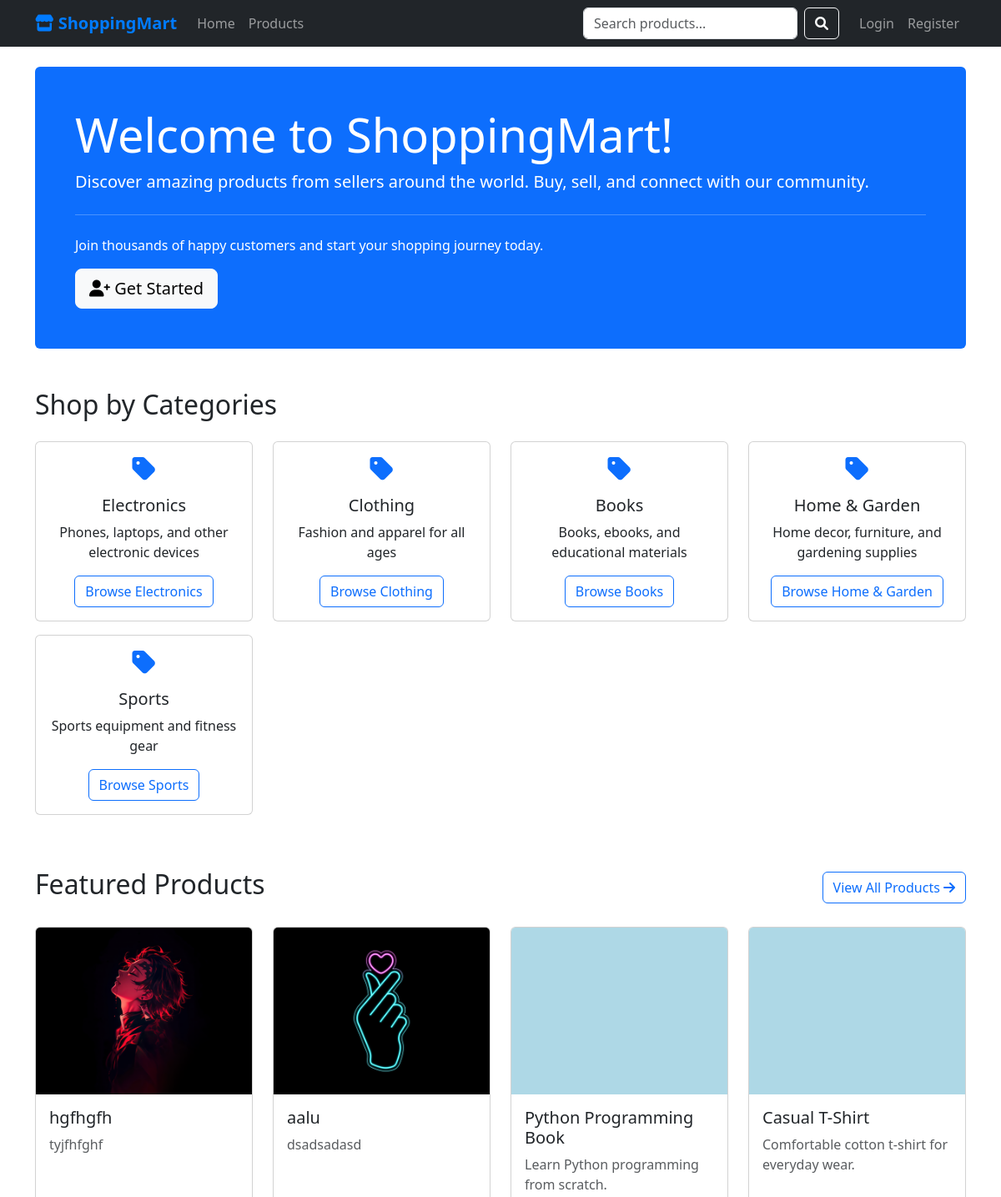
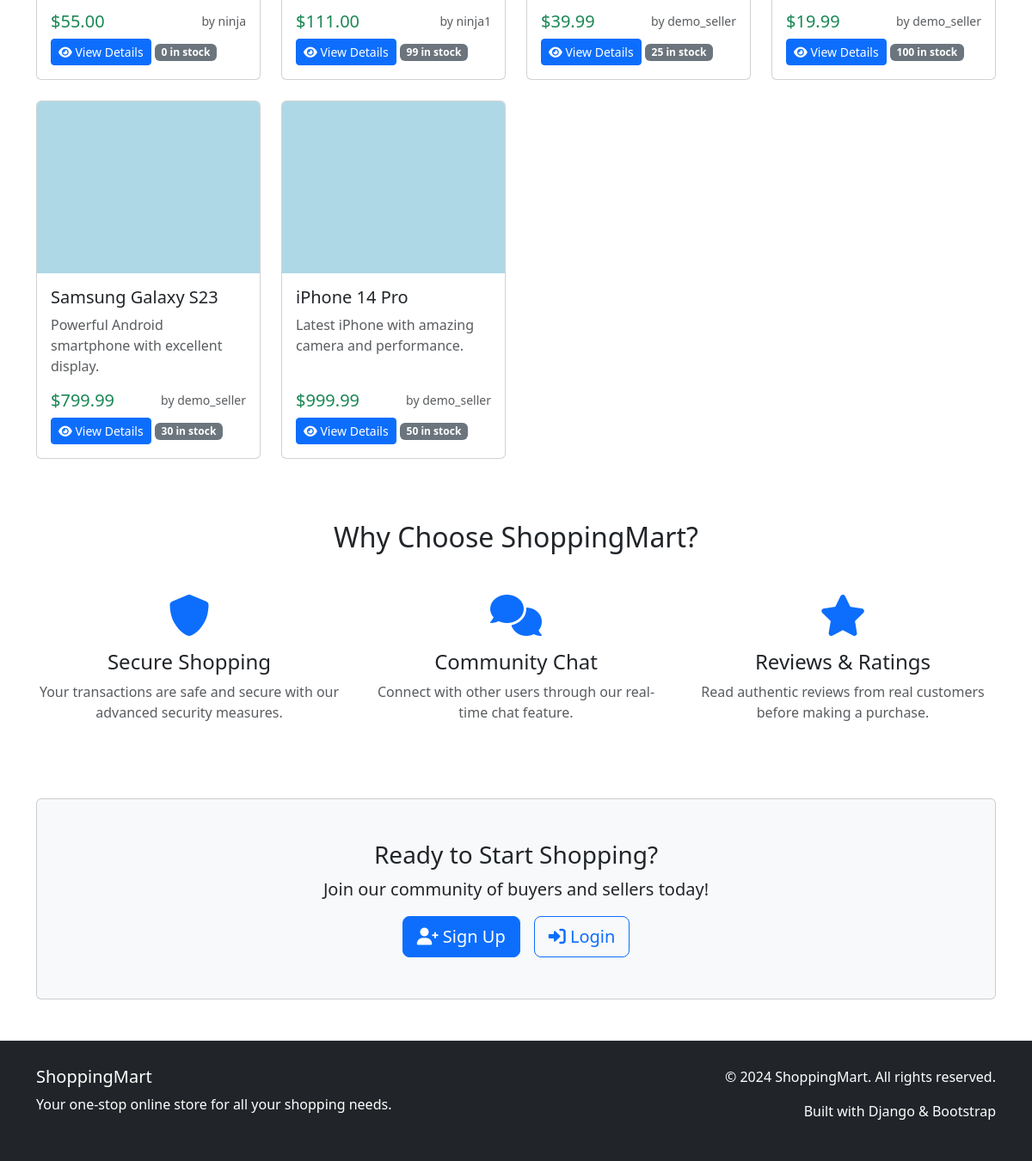
The page / on the database its author committed (2 pictures, top to bottom).
### products/models.py (models this page shows, shortened)
class Category(models.Model):
    name = models.CharField(max_length=100, unique=True)
    description = models.TextField(blank=True)
    created_at = models.DateTimeField(auto_now_add=True)
    class Meta:
        verbose_name_plural = 'Categories'

class Product(models.Model):
    name = models.CharField(max_length=200)
    description = models.TextField()
    price = models.DecimalField(max_digits=10, decimal_places=2)
    category = models.ForeignKey(Category, on_delete=models.CASCADE)
    image = models.ImageField(upload_to='product_pics', default='default_product.jpg')
    stock = models.PositiveIntegerField(default=0)
    available = models.BooleanField(default=True)
    created_at = models.DateTimeField(auto_now_add=True)
    updated_at = models.DateTimeField(auto_now=True)
    seller = models.ForeignKey(User, on_delete=models.CASCADE)

### products/views.py (the view)
# urls.py: 2. Add a URL to urlpatterns:  path('', views.home, name='home')
def home(request):
    products = Product.objects.filter(available=True).order_by('-created_at')[:8]
    categories = Category.objects.all()
    context = {
        'products': products,
        'categories': categories,
    }
    return render(request, 'products/home.html', context)

### templates/products/home.html (shortened to what this page needs)
{% extends 'base.html' %}
{% block content %}
<div class="row mb-5">
    <div class="col-12">
        <div class="jumbotron bg-primary text-white p-5 rounded">
            <h1 class="display-4">Welcome to ShoppingMart!</h1>
            <p class="lead">Discover amazing products from sellers around the world. Buy, sell, and connect with our community.</p>
            <hr class="my-4">
            <p>Join thousands of happy customers and start your shopping journey today.</p>
            {% if not user.is_authenticated %}
                <a class="btn btn-light btn-lg" href="{% url 'accounts:register' %}" role="button">
                    <i class="fas fa-user-plus"></i> Get Started
                </a>
            {% else %}
                <a class="btn btn-light btn-lg" href="{% url 'products:list' %}" role="button">
                    <i class="fas fa-store"></i> Browse Products
                </a>
            {% endif %}
        </div>
    </div>
</div>
{% if categories %}
<div class="row mb-5">
    <div class="col-12">
        <h2 class="mb-4">Shop by Categories</h2>
        <div class="row">
            {% for category in categories %}
            <div class="col-md-3 col-sm-6 mb-3">
                <div class="card text-center">
                    <div class="card-body">
                        <i class="fas fa-tag fa-2x text-primary mb-3"></i>
                        <h5 class="card-title">{{ category.name }}</h5>
                        <p class="card-text">{{ category.description|truncatewords:10 }}</p>
                        <a href="{% url 'products:list' %}?category={{ category.id }}" class="btn btn-outline-primary">
                            Browse {{ category.name }}
                        </a>
                    </div>
                </div>
            </div>
            {% endfor %}
        </div>
    </div>
</div>
{% endif %}
<div class="row mb-5">
    <div class="col-12">
        <div class="d-flex justify-content-between align-items-center mb-4">
            <h2>Featured Products</h2>
            <a href="{% url 'products:list' %}" class="btn btn-outline-primary">
                View All Products <i class="fas fa-arrow-right"></i>
            </a>
        </div>
        {% if products %}
        <div class="row">
            {% for product in products %}
            <div class="col-lg-3 col-md-4 col-sm-6 mb-4">
                <div class="card product-card h-100">
                    <img src="{{ product.image.url }}" class="card-img-top" alt="{{ product.name }}" style="height: 200px; object-fit: cover;">
                    <div class="card-body d-flex flex-column">
                        <h5 class="card-title">{{ product.name|truncatewords:4 }}</h5>
                        <p class="card-text text-muted flex-grow-1">{{ product.description|truncatewords:15 }}</p>
                        <div class="mt-auto">
                            <div class="d-flex justify-content-between align-items-center">
                                <span class="h5 text-success mb-0">${{ product.price }}</span>
                                <small class="text-muted">by {{ product.seller.username }}</small>
                            </div>
                            <div class="mt-2">
                                <a href="{% url 'products:detail' product.pk %}" class="btn btn-primary btn-sm">
                                    <i class="fas fa-eye"></i> View Details
                                </a>
                                <span class="badge bg-secondary">{{ product.stock }} in stock</span>
                            </div>
                        </div>
                    </div>
                </div>
            </div>
            {% endfor %}
        </div>
        {% endif %}
    </div>
</div>
<div class="row mb-5">
    <div class="col-12">
        <h2 class="text-center mb-5">Why Choose ShoppingMart?</h2>
        <div class="row">
            <div class="col-md-4 text-center mb-4">
                <i class="fas fa-shield-alt fa-3x text-primary mb-3"></i>
                <h4>Secure Shopping</h4>
                <p class="text-muted">Your transactions are safe and secure with our advanced security measures.</p>
            </div>
            <div class="col-md-4 text-center mb-4">
                <i class="fas fa-comments fa-3x text-primary mb-3"></i>
                <h4>Community Chat</h4>
                <p class="text-muted">Connect with other users through our real-time chat feature.</p>
            </div>
            <div class="col-md-4 text-center mb-4">
                <i class="fas fa-star fa-3x text-primary mb-3"></i>
                <h4>Reviews & Ratings</h4>
                <p class="text-muted">Read authentic reviews from real customers before making a purchase.</p>
            </div>
        </div>
    </div>
</div>
<div class="row">
    <div class="col-12">
        <div class="card bg-light">
            <div class="card-body text-center py-5">
                <h3>Ready to Start Shopping?</h3>
                <p class="lead">Join our community of buyers and sellers today!</p>
                {% if user.is_authenticated %}
                    <div class="d-flex justify-content-center gap-3">
                        <a href="{% url 'products:list' %}" class="btn btn-primary btn-lg">
                            <i class="fas fa-shopping-bag"></i> Shop Now
                        </a>
                        <a href="{% url 'products:create' %}" class="btn btn-success btn-lg">
                            <i class="fas fa-plus"></i> Sell Products
                        </a>
                    </div>
                {% else %}
                    <div class="d-flex justify-content-center gap-3">
                        <a href="{% url 'accounts:register' %}" class="btn btn-primary btn-lg">
                            <i class="fas fa-user-plus"></i> Sign Up
                        </a>
                        <a href="{% url 'accounts:login' %}" class="btn btn-outline-primary btn-lg">
                            <i class="fas fa-sign-in-alt"></i> Login
                        </a>
                    </div>
                {% endif %}
            </div>
        </div>
    </div>
</div>
{% endblock %}

### templates/base.html (shortened to what this page needs)
<!DOCTYPE html>
<html lang="en">
<head>
    <link href="https://cdn.jsdelivr.net/npm/bootstrap@5.3.0/dist/css/bootstrap.min.css" rel="stylesheet">
    <link rel="stylesheet" href="https://cdnjs.cloudflare.com/ajax/libs/font-awesome/6.0.0/css/all.min.css">
</head>
<body>
    <nav class="navbar navbar-expand-lg navbar-dark bg-dark">
        <div class="container">
            <a class="navbar-brand" href="{% url 'home' %}">
                <i class="fas fa-store"></i> ShoppingMart
            </a>
            <div class="collapse navbar-collapse" id="navbarNav">
                <ul class="navbar-nav me-auto">
                    <li class="nav-item">
                        <a class="nav-link" href="{% url 'home' %}">Home</a>
                    </li>
                    <li class="nav-item">
                        <a class="nav-link" href="{% url 'products:list' %}">Products</a>
                    </li>
                </ul>
                <form class="d-flex me-3" method="get" action="{% url 'products:list' %}">
                    <input class="form-control me-2" type="search" name="q" placeholder="Search products..."
                           value="{{ request.GET.q }}" aria-label="Search">
                    <button class="btn btn-outline-light" type="submit">
                        <i class="fas fa-search"></i>
                    </button>
                </form>
                <ul class="navbar-nav">
                    {% if user.is_authenticated %}
                        <li class="nav-item dropdown">
                            <a class="nav-link dropdown-toggle" href="#" id="navbarDropdown" role="button"
                               data-bs-toggle="dropdown" aria-expanded="false">
                                <i class="fas fa-user"></i> {{ user.username }}
                            </a>
                            <ul class="dropdown-menu" aria-labelledby="navbarDropdown">
                                <li><a class="dropdown-item" href="{% url 'accounts:profile' %}">
                                    <i class="fas fa-user-cog"></i> Profile
                                </a></li>
                                <li><hr class="dropdown-divider"></li>
                                <li><a class="dropdown-item" href="{% url 'accounts:logout' %}">
                                    <i class="fas fa-sign-out-alt"></i> Logout
                                </a></li>
                            </ul>
                        </li>
                        <li class="nav-item">
                            <a class="nav-link" href="#">
                                <i class="fas fa-shopping-cart"></i> Cart
                                <span class="badge bg-primary">0</span>
                            </a>
                        </li>
                    {% else %}
                        <li class="nav-item">
                            <a class="nav-link" href="{% url 'accounts:login' %}">Login</a>
                        </li>
                        <li class="nav-item">
                            <a class="nav-link" href="{% url 'accounts:register' %}">Register</a>
                        </li>
                    {% endif %}
                </ul>
            </div>
        </div>
    </nav>
    <main class="container mt-4">
        {% block content %}{% endblock %}
    </main>
    <footer class="footer bg-dark text-white mt-5">
        <div class="container">
            <div class="row">
                <div class="col-md-6">
                    <h5>ShoppingMart</h5>
                    <p>Your one-stop online store for all your shopping needs.</p>
                </div>
                <div class="col-md-6 text-md-end">
                    <p>&copy; 2024 ShoppingMart. All rights reserved.</p>
                    <p>Built with Django & Bootstrap</p>
                </div>
            </div>
        </div>
    </footer>
</body>
</html>

### templates/base.html (style rules this page uses)
.navbar-brand { font-weight: bold; color: #007bff !important; }
.product-card { transition: transform 0.3s; }
.footer { margin-top: 50px; padding: 30px 0; background-color: #343a40; color: white; }

### rows shown on the page
Category: name "Electronics", description "Phones, laptops, and other electronic devices"
Category: name "Clothing", description "Fashion and apparel for all ages"
Category: name "Books", description "Books, ebooks, and educational materials"
Category: name "Home & Garden", description "Home decor, furniture, and gardening supplies"
Category: name "Sports", description "Sports equipment and fitness gear"
Product: image (picture), name "hgfhgfh", description "tyjfhfghf", price "55.00", seller.username "ninja", stock "0"
Product: image (picture), name "aalu", description "dsadsadasd", price "111.00", seller.username "ninja1", stock "99"
Product: image (placeholder picture), name "Python Programming Book", description "Learn Python programming from scratch.", price "39.99", seller.username "demo_seller", stock "25"
Product: image (placeholder picture), name "Casual T-Shirt", description "Comfortable cotton t-shirt for everyday wear.", price "19.99", seller.username "demo_seller", stock "100"
Product: image (placeholder picture), name "Samsung Galaxy S23", description "Powerful Android smartphone with excellent display.", price "799.99", seller.username "demo_seller", stock "30"
Product: image (placeholder picture), name "iPhone 14 Pro", description "Latest iPhone with amazing camera and performance.", price "999.99", seller.username "demo_seller", stock "50"
